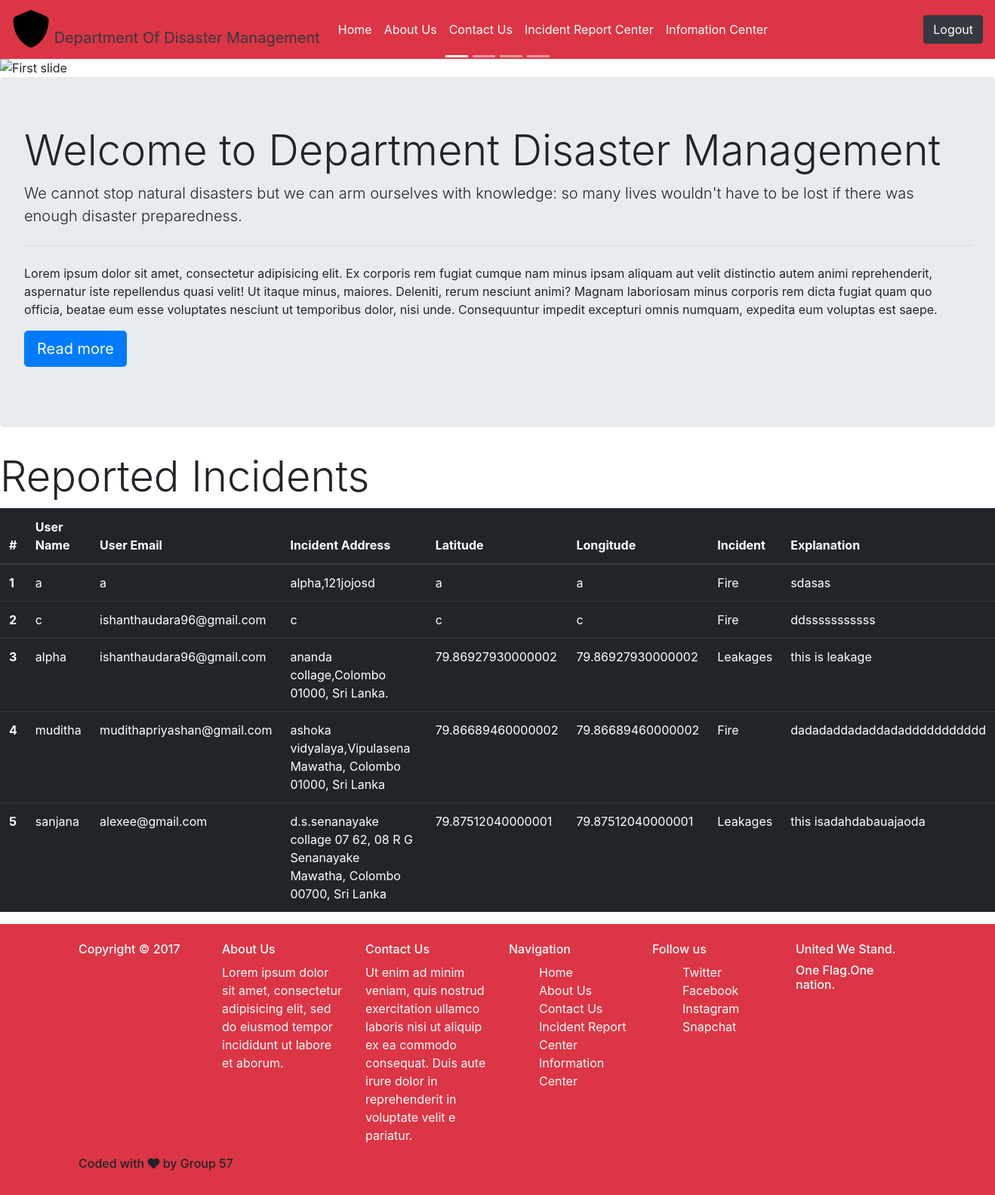
The app's page /home.php with its own data.
### tables this page shows
CREATE TABLE `increport` (
  `user_id` int(11) NOT NULL,
  `user_name` varchar(256) NOT NULL,
  `user_email` varchar(256) NOT NULL,
  `address` varchar(256) NOT NULL,
  `latitude` varchar(256) NOT NULL,
  `longitude` varchar(256) NOT NULL,
  `incident` varchar(256) NOT NULL,
  `explanation` varchar(256) NOT NULL
);

### latestincedents.php (the view, shortened to what this page needs)
<?php
include_once'dbh.latestincedents.php';
?>
<!doctype html>
<html lang="en">
<head>
  <link rel="stylesheet" href="https://maxcdn.bootstrapcdn.com/bootstrap/4.0.0-beta.2/css/bootstrap.min.css">
  <link rel="stylesheet" href="/css/common-layout.css">
  <link rel="stylesheet" href="/css/common-text.css">
</head>
<body>
<div class="flex">
	<table class="table table-dark">
		<thead>
			<tr>
				<th scope="col">#</th>
				<th scope="col">User Name</th>
				<th scope="col">User Email</th>
				<th scope="col">Incident Address</th>
				<th scope="col">Latitude</th>
				<th scope="col">Longitude</th>
				<th scope="col">Incident</th>
				<th scope="col">Explanation</th>
			</tr>
		</thead>
<tbody><tr>
	<?php
		$sql = "SELECT * FROM increport;";
		$result = mysqli_query($conn,$sql);
		$resultCheck = mysqli_num_rows($result);
	if ($resultCheck > 0) {
		while ($row = mysqli_fetch_assoc($result)) {
			 echo "<th>" . $row['user_id']    . "</th>" ;
			 echo "<td>" . $row['user_name'] . "</td>" ;
			 echo "<td>" . $row['user_email'] . "</td>" ;
			 echo "<td>" . $row['address'] . "</td>" ;
			 echo "<td>" . $row['latitude'] . "</td>" ;
			 echo "<td>" . $row['longitude'] . "</td>" ;
			 echo "<td>" . $row['incident'] . "</td>" ;
			 echo "<td>" . $row['explanation'] . "</td>" ;
echo "</tr>";
}
}
 ?>
</tbody>
</table>
</div>
</body>
</html>

### home.php (shortened to what this page needs)
<!doctype html>
<html lang="en">
<head>
  <link rel="stylesheet" href="https://maxcdn.bootstrapcdn.com/bootstrap/4.0.0-beta.2/css/bootstrap.min.css">
  <link rel="stylesheet" href="/css/common-layout.css">
  <link rel="stylesheet" href="/css/common-text.css">
</head>
<body>
  <nav class="navbar navbar-expand-lg navbar-dark bg-danger">
    <a class="navbar-brand text-dark" href="#">
    <i class="fa fa-shield " aria-hidden="true"></i>
    Department Of Disaster Management
  </a>
    <div class="collapse navbar-collapse" id="navbarSupportedContent">
      <ul class="navbar-nav mr-auto">
        <li class="nav-item">
          <a class="nav-link text-white" href="#">Home</a>
        </li>
        <li class="nav-item">
          <a class="nav-link text-white" href="#">About Us</a>
        </li>
        <li class="nav-item">
          <a class="nav-link text-white" href="#">Contact Us</a>
        </li>
        <li class="nav-item ">
          <a class="nav-link text-white" href="incident report center.php">Incident Report Center</a>
        </li>
        <li class="nav-item ">
          <a class="nav-link text-white" href="">Infomation Center</a>
        </li>
      </ul>
        <ul class="nav justify-content-end">
          <li class="nav-item">
          <a href=""><button type="button" class="btn btn-dark my-2 my-sm-0">Logout</button></a>
          </li>
        </ul>
    </div>
  </nav>
<div id="carouselExampleIndicators" class="carousel slide" data-ride="carousel">
  <ol class="carousel-indicators">
    <li data-target="#carouselExampleIndicators" data-slide-to="0" class="active"></li>
    <li data-target="#carouselExampleIndicators" data-slide-to="1"></li>
    <li data-target="#carouselExampleIndicators" data-slide-to="2"></li>
    <li data-target="#carouselExampleIndicators" data-slide-to="3"></li>
  </ol>
  <div class="carousel-inner">
    <div class="carousel-item active">
      <img class="d-block w-100" src="images/andrew-gaines-365269.jpg" alt="First slide">
      <div class="carousel-caption d-none d-md-block">
  </div>
    </div>
  </div>
  <a class="carousel-control-prev" href="#carouselExampleIndicators" role="button" data-slide="prev">
    <span class="carousel-control-prev-icon" aria-hidden="true"></span>
  </a>
  <a class="carousel-control-next" href="#carouselExampleIndicators" role="button" data-slide="next">
    <span class="carousel-control-next-icon" aria-hidden="true"></span>
  </a>
</div>
<div class="jumbotron">
  <h1 class="display-4">Welcome to Department Disaster Management</h1>
  <p class="lead">We cannot stop natural disasters but we can arm ourselves with knowledge: so many lives wouldn't have to be lost if there was enough disaster preparedness.</p>
  <hr class="my-4">
  <p>Lorem ipsum dolor sit amet, consectetur adipisicing elit. Ex corporis rem fugiat cumque nam minus ipsam aliquam aut velit distinctio autem animi reprehenderit, aspernatur iste repellendus quasi velit! Ut itaque minus, maiores. Deleniti, rerum nesciunt animi? Magnam laboriosam minus corporis rem dicta fugiat quam quo officia, beatae eum esse voluptates nesciunt ut temporibus dolor, nisi unde. Consequuntur impedit excepturi omnis numquam, expedita eum voluptas est saepe.</p>
  <p class="lead">
    <a class="btn btn-primary btn-lg" href="#" role="button">Read more</a>
  </p>
</div>
<h1 class="center display-4">Reported Incidents</h1>
<?php
include_once'latestincedents.php'
?>
<?php
include_once'footer.php'
?>
</body>
</html>

### footer.php (shortened to what this page needs)
<!doctype html>
<html lang="en">
<head>
  <link rel="stylesheet" href="https://maxcdn.bootstrapcdn.com/bootstrap/4.0.0-beta.2/css/bootstrap.min.css">
  <link rel="stylesheet" href="/css/common-layout.css">
  <link rel="stylesheet" href="/css/common-text.css">
</head>
<body>
<footer class="navbar-dark bg-danger">
  <br>
  <div class="container">
    <div class="row">
      <div class="col-sm-2">
        <h6 class="text-white">Copyright &copy; 2017</h6>
      </div>
      <div class="col-sm-2">
        <h6 class="text-white">About Us</h6>
        <p class="text-white">Lorem ipsum dolor sit amet, consectetur adipisicing elit, sed do eiusmod tempor incididunt ut labore et aborum.</p>
      </div>
      <div class="col-sm-2">
        <h6 class="text-white">Contact Us</h6>
        <p class="text-white">Ut enim ad minim veniam, quis nostrud exercitation ullamco laboris nisi ut aliquip ex ea commodo consequat. Duis aute irure dolor in reprehenderit in voluptate velit e pariatur. </p>
      </div>
      <div class="col-sm-2">
        <h6 class="text-white">Navigation</h6>
        <ul class="unstyled">
          <li class="text-white"> <a class="text-white"  href="#">Home</a> </li>
          <li class="text-white"> <a class="text-white"  href="#">About Us</a> </li>
          <li class="text-white"> <a class="text-white"  href="#">Contact Us</a> </li>
          <li class="text-white"> <a class="text-white"  href="#">Incident Report Center</a> </li>
          <li class="text-white"> <a class="text-white"  href="#">Information Center</a> </li>
        </ul>
      </div>
      <div class="col-sm-2">
          <h6 class="text-white">Follow us</h6>
        <ul class="unstyled">
          <li class="text-white"> <a class="text-white"  href="#">Twitter</a> </li>
          <li class="text-white"> <a class="text-white"  href="#">Facebook</a> </li>
          <li class="text-white"> <a class="text-white"  href="#">Instagram</a> </li>
          <li class="text-white"> <a class="text-white"  href="#">Snapchat</a> </li>
        </ul>
      </div>
      <div class="col-sm-2">
        <h6 class="text-white">United We Stand.</h6>
        <h6 class="text-white"> One Flag.One nation.</h6>
      </div>
    </div>
  </div>
  <div class="container">
    <div class="row">
      <div class="col-sm-12">
        <h6>Coded with <span><i class="fa fa-heart" aria-hidden="true"></i></span> by Group 57</h6>
     </div>
   </div>
  </div>
  <br>
</footer>
</body>
</html>

### css/common-text.css (style rules this page uses)
.fa-shield { font-size: 50px; color: black; }
ul { list-style-type: none; }

### records on screen
increport: user_id "1", user_name "a", user_email "a", address "alpha,121jojosd", latitude "a", longitude "a", incident "Fire", explanation "sdasas"
increport: user_id "2", user_name "c", user_email "ishanthaudara96@gmail.com", address "c", latitude "c", longitude "c", incident "Fire", explanation "ddsssssssssss"
increport: user_id "3", user_name "alpha", user_email "ishanthaudara96@gmail.com", address "ananda collage,Colombo 01000, Sri Lanka.", latitude "79.86927930000002", longitude "79.86927930000002", incident "Leakages", explanation "this is leakage"
increport: user_id "4", user_name "muditha", user_email "mudithapriyashan@gmail.com", address "ashoka vidyalaya,Vipulasena Mawatha, Colombo 01000, Sri Lanka", latitude "79.86689460000002", longitude "79.86689460000002", incident "Fire", explanation "dadadaddadaddadaddddddddddd"
increport: user_id "5", user_name "sanjana", user_email "alexee@gmail.com", address "d.s.senanayake collage 07 62, 08 R G Senanayake Mawatha, Colombo 00700, Sri Lanka", latitude "79.87512040000001", longitude "79.87512040000001", incident "Leakages", explanation "this isadahdabauajaoda"
